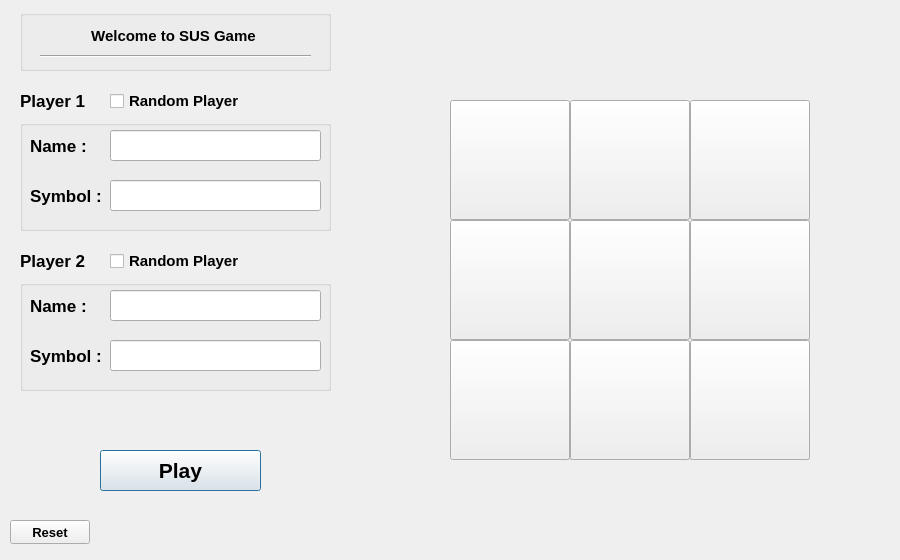
<?xml version="1.0" encoding="UTF-8"?>
<ui version="4.0">
 <class>game2</class>
 <widget class="QDialog" name="game2">
  <property name="geometry">
   <rect>
    <x>0</x>
    <y>0</y>
    <width>900</width>
    <height>560</height>
   </rect>
  </property>
  <property name="windowTitle">
   <string>Dialog</string>
  </property>
  <widget class="QPushButton" name="playButton_1">
   <property name="geometry">
    <rect>
     <x>100</x>
     <y>450</y>
     <width>161</width>
     <height>41</height>
    </rect>
   </property>
   <property name="font">
    <font>
     <pointsize>16</pointsize>
     <bold>true</bold>
    </font>
   </property>
   <property name="text">
    <string>Play</string>
   </property>
  </widget>
  <widget class="QCheckBox" name="checkBox">
   <property name="geometry">
    <rect>
     <x>110</x>
     <y>90</y>
     <width>171</width>
     <height>22</height>
    </rect>
   </property>
   <property name="font">
    <font>
     <pointsize>11</pointsize>
     <bold>true</bold>
    </font>
   </property>
   <property name="text">
    <string>Random Player</string>
   </property>
  </widget>
  <widget class="QCheckBox" name="checkBox_2">
   <property name="geometry">
    <rect>
     <x>110</x>
     <y>250</y>
     <width>171</width>
     <height>22</height>
    </rect>
   </property>
   <property name="font">
    <font>
     <pointsize>11</pointsize>
     <bold>true</bold>
    </font>
   </property>
   <property name="text">
    <string>Random Player</string>
   </property>
  </widget>
  <widget class="QGroupBox" name="player1Card_1">
   <property name="geometry">
    <rect>
     <x>20</x>
     <y>120</y>
     <width>311</width>
     <height>111</height>
    </rect>
   </property>
   <widget class="QLabel" name="nam1_1">
    <property name="geometry">
     <rect>
      <x>10</x>
      <y>10</y>
      <width>81</width>
      <height>31</height>
     </rect>
    </property>
    <property name="font">
     <font>
      <pointsize>13</pointsize>
      <bold>true</bold>
     </font>
    </property>
    <property name="text">
     <string>Name : </string>
    </property>
    <property name="alignment">
     <set>Qt::AlignmentFlag::AlignLeading|Qt::AlignmentFlag::AlignLeft|Qt::AlignmentFlag::AlignVCenter</set>
    </property>
   </widget>
   <widget class="QLabel" name="symb1_1">
    <property name="geometry">
     <rect>
      <x>10</x>
      <y>60</y>
      <width>81</width>
      <height>31</height>
     </rect>
    </property>
    <property name="font">
     <font>
      <pointsize>13</pointsize>
      <bold>true</bold>
     </font>
    </property>
    <property name="text">
     <string>Symbol : </string>
    </property>
    <property name="alignment">
     <set>Qt::AlignmentFlag::AlignLeading|Qt::AlignmentFlag::AlignLeft|Qt::AlignmentFlag::AlignVCenter</set>
    </property>
   </widget>
   <widget class="QLineEdit" name="player1Name_1">
    <property name="geometry">
     <rect>
      <x>90</x>
      <y>10</y>
      <width>211</width>
      <height>31</height>
     </rect>
    </property>
    <property name="font">
     <font>
      <pointsize>11</pointsize>
      <bold>true</bold>
     </font>
    </property>
    <property name="text">
     <string/>
    </property>
    <property name="alignment">
     <set>Qt::AlignmentFlag::AlignCenter</set>
    </property>
   </widget>
   <widget class="QLineEdit" name="player1Symbol_1">
    <property name="geometry">
     <rect>
      <x>90</x>
      <y>60</y>
      <width>211</width>
      <height>31</height>
     </rect>
    </property>
    <property name="font">
     <font>
      <pointsize>11</pointsize>
      <bold>true</bold>
     </font>
    </property>
    <property name="alignment">
     <set>Qt::AlignmentFlag::AlignCenter</set>
    </property>
   </widget>
   <widget class="QLabel" name="validName1_1">
    <property name="geometry">
     <rect>
      <x>90</x>
      <y>40</y>
      <width>201</width>
      <height>16</height>
     </rect>
    </property>
    <property name="font">
     <font>
      <pointsize>12</pointsize>
      <bold>false</bold>
     </font>
    </property>
    <property name="styleSheet">
     <string notr="true">color: rgb(255, 0, 0);</string>
    </property>
    <property name="text">
     <string/>
    </property>
   </widget>
   <widget class="QLabel" name="validSymbol1_1">
    <property name="geometry">
     <rect>
      <x>90</x>
      <y>90</y>
      <width>191</width>
      <height>16</height>
     </rect>
    </property>
    <property name="font">
     <font>
      <pointsize>12</pointsize>
      <bold>false</bold>
     </font>
    </property>
    <property name="styleSheet">
     <string notr="true">color: rgb(255, 0, 0);</string>
    </property>
    <property name="text">
     <string/>
    </property>
   </widget>
  </widget>
  <widget class="QGroupBox" name="wlm">
   <property name="geometry">
    <rect>
     <x>20</x>
     <y>10</y>
     <width>311</width>
     <height>61</height>
    </rect>
   </property>
   <property name="title">
    <string/>
   </property>
   <widget class="Line" name="line_21">
    <property name="geometry">
     <rect>
      <x>20</x>
      <y>36</y>
      <width>271</width>
      <height>20</height>
     </rect>
    </property>
    <property name="orientation">
     <enum>Qt::Orientation::Horizontal</enum>
    </property>
   </widget>
   <widget class="QLabel" name="label_3_1">
    <property name="geometry">
     <rect>
      <x>10</x>
      <y>0</y>
      <width>291</width>
      <height>51</height>
     </rect>
    </property>
    <property name="font">
     <font>
      <pointsize>11</pointsize>
      <bold>true</bold>
     </font>
    </property>
    <property name="autoFillBackground">
     <bool>false</bool>
    </property>
    <property name="styleSheet">
     <string notr="true"/>
    </property>
    <property name="text">
     <string>Welcome to SUS Game </string>
    </property>
    <property name="alignment">
     <set>Qt::AlignmentFlag::AlignCenter</set>
    </property>
   </widget>
  </widget>
  <widget class="QLabel" name="p2">
   <property name="geometry">
    <rect>
     <x>20</x>
     <y>240</y>
     <width>311</width>
     <height>41</height>
    </rect>
   </property>
   <property name="font">
    <font>
     <pointsize>13</pointsize>
     <bold>true</bold>
    </font>
   </property>
   <property name="inputMethodHints">
    <set>Qt::InputMethodHint::ImhNone</set>
   </property>
   <property name="text">
    <string>Player 2</string>
   </property>
   <property name="alignment">
    <set>Qt::AlignmentFlag::AlignLeading|Qt::AlignmentFlag::AlignLeft|Qt::AlignmentFlag::AlignVCenter</set>
   </property>
  </widget>
  <widget class="QLabel" name="p1">
   <property name="geometry">
    <rect>
     <x>20</x>
     <y>80</y>
     <width>311</width>
     <height>41</height>
    </rect>
   </property>
   <property name="font">
    <font>
     <pointsize>13</pointsize>
     <bold>true</bold>
    </font>
   </property>
   <property name="inputMethodHints">
    <set>Qt::InputMethodHint::ImhNone</set>
   </property>
   <property name="text">
    <string>Player 1 </string>
   </property>
   <property name="alignment">
    <set>Qt::AlignmentFlag::AlignLeading|Qt::AlignmentFlag::AlignLeft|Qt::AlignmentFlag::AlignVCenter</set>
   </property>
  </widget>
  <widget class="QLabel" name="gameStarted">
   <property name="geometry">
    <rect>
     <x>20</x>
     <y>90</y>
     <width>311</width>
     <height>51</height>
    </rect>
   </property>
   <property name="sizePolicy">
    <sizepolicy hsizetype="Preferred" vsizetype="Preferred">
     <horstretch>0</horstretch>
     <verstretch>0</verstretch>
    </sizepolicy>
   </property>
   <property name="maximumSize">
    <size>
     <width>16777215</width>
     <height>16777215</height>
    </size>
   </property>
   <property name="sizeIncrement">
    <size>
     <width>0</width>
     <height>0</height>
    </size>
   </property>
   <property name="font">
    <font>
     <pointsize>13</pointsize>
     <bold>true</bold>
    </font>
   </property>
   <property name="autoFillBackground">
    <bool>false</bool>
   </property>
   <property name="text">
    <string/>
   </property>
   <property name="alignment">
    <set>Qt::AlignmentFlag::AlignCenter</set>
   </property>
  </widget>
  <widget class="QPushButton" name="resetButton_1">
   <property name="geometry">
    <rect>
     <x>10</x>
     <y>520</y>
     <width>80</width>
     <height>24</height>
    </rect>
   </property>
   <property name="font">
    <font>
     <pointsize>10</pointsize>
     <bold>true</bold>
    </font>
   </property>
   <property name="inputMethodHints">
    <set>Qt::InputMethodHint::ImhNone</set>
   </property>
   <property name="text">
    <string>Reset</string>
   </property>
   <property name="flat">
    <bool>false</bool>
   </property>
  </widget>
  <widget class="QGroupBox" name="player2Card_1">
   <property name="geometry">
    <rect>
     <x>20</x>
     <y>280</y>
     <width>311</width>
     <height>111</height>
    </rect>
   </property>
   <property name="title">
    <string/>
   </property>
   <widget class="QLabel" name="nam2_1">
    <property name="geometry">
     <rect>
      <x>10</x>
      <y>10</y>
      <width>81</width>
      <height>31</height>
     </rect>
    </property>
    <property name="font">
     <font>
      <pointsize>13</pointsize>
      <bold>true</bold>
     </font>
    </property>
    <property name="text">
     <string>Name : </string>
    </property>
    <property name="alignment">
     <set>Qt::AlignmentFlag::AlignLeading|Qt::AlignmentFlag::AlignLeft|Qt::AlignmentFlag::AlignVCenter</set>
    </property>
   </widget>
   <widget class="QLabel" name="symb2_1">
    <property name="geometry">
     <rect>
      <x>10</x>
      <y>60</y>
      <width>81</width>
      <height>31</height>
     </rect>
    </property>
    <property name="font">
     <font>
      <pointsize>13</pointsize>
      <bold>true</bold>
     </font>
    </property>
    <property name="text">
     <string>Symbol : </string>
    </property>
    <property name="alignment">
     <set>Qt::AlignmentFlag::AlignLeading|Qt::AlignmentFlag::AlignLeft|Qt::AlignmentFlag::AlignVCenter</set>
    </property>
   </widget>
   <widget class="QLineEdit" name="player2Name_1">
    <property name="geometry">
     <rect>
      <x>90</x>
      <y>10</y>
      <width>211</width>
      <height>31</height>
     </rect>
    </property>
    <property name="font">
     <font>
      <pointsize>11</pointsize>
      <bold>true</bold>
     </font>
    </property>
    <property name="text">
     <string/>
    </property>
    <property name="alignment">
     <set>Qt::AlignmentFlag::AlignCenter</set>
    </property>
   </widget>
   <widget class="QLineEdit" name="player2Symbol_1">
    <property name="geometry">
     <rect>
      <x>90</x>
      <y>60</y>
      <width>211</width>
      <height>31</height>
     </rect>
    </property>
    <property name="font">
     <font>
      <pointsize>11</pointsize>
      <bold>true</bold>
     </font>
    </property>
    <property name="alignment">
     <set>Qt::AlignmentFlag::AlignCenter</set>
    </property>
   </widget>
   <widget class="QLabel" name="validName2_1">
    <property name="geometry">
     <rect>
      <x>90</x>
      <y>40</y>
      <width>201</width>
      <height>16</height>
     </rect>
    </property>
    <property name="font">
     <font>
      <pointsize>12</pointsize>
      <bold>false</bold>
     </font>
    </property>
    <property name="styleSheet">
     <string notr="true">color: rgb(255, 0, 0);</string>
    </property>
    <property name="text">
     <string/>
    </property>
   </widget>
   <widget class="QLabel" name="validSymbol2_1">
    <property name="geometry">
     <rect>
      <x>90</x>
      <y>90</y>
      <width>201</width>
      <height>16</height>
     </rect>
    </property>
    <property name="font">
     <font>
      <pointsize>12</pointsize>
      <bold>false</bold>
     </font>
    </property>
    <property name="styleSheet">
     <string notr="true">color: rgb(255, 0, 0);</string>
    </property>
    <property name="text">
     <string/>
    </property>
   </widget>
  </widget>
  <widget class="QGroupBox" name="Board">
   <property name="geometry">
    <rect>
     <x>450</x>
     <y>100</y>
     <width>360</width>
     <height>360</height>
    </rect>
   </property>
   <property name="font">
    <font>
     <pointsize>20</pointsize>
     <bold>true</bold>
    </font>
   </property>
   <widget class="QPushButton" name="pushButton_0">
    <property name="geometry">
     <rect>
      <x>0</x>
      <y>0</y>
      <width>120</width>
      <height>120</height>
     </rect>
    </property>
    <property name="font">
     <font>
      <pointsize>40</pointsize>
      <bold>false</bold>
     </font>
    </property>
    <property name="text">
     <string/>
    </property>
   </widget>
   <widget class="QPushButton" name="pushButton_1">
    <property name="geometry">
     <rect>
      <x>120</x>
      <y>0</y>
      <width>120</width>
      <height>120</height>
     </rect>
    </property>
    <property name="font">
     <font>
      <pointsize>40</pointsize>
      <bold>false</bold>
     </font>
    </property>
    <property name="text">
     <string/>
    </property>
   </widget>
   <widget class="QPushButton" name="pushButton_2">
    <property name="geometry">
     <rect>
      <x>240</x>
      <y>0</y>
      <width>120</width>
      <height>120</height>
     </rect>
    </property>
    <property name="font">
     <font>
      <pointsize>40</pointsize>
      <bold>false</bold>
     </font>
    </property>
    <property name="text">
     <string/>
    </property>
   </widget>
   <widget class="QPushButton" name="pushButton_3">
    <property name="geometry">
     <rect>
      <x>0</x>
      <y>120</y>
      <width>120</width>
      <height>120</height>
     </rect>
    </property>
    <property name="font">
     <font>
      <pointsize>40</pointsize>
      <bold>false</bold>
     </font>
    </property>
    <property name="text">
     <string/>
    </property>
   </widget>
   <widget class="QPushButton" name="pushButton_4">
    <property name="geometry">
     <rect>
      <x>120</x>
      <y>120</y>
      <width>120</width>
      <height>120</height>
     </rect>
    </property>
    <property name="font">
     <font>
      <pointsize>40</pointsize>
      <bold>false</bold>
     </font>
    </property>
    <property name="text">
     <string/>
    </property>
   </widget>
   <widget class="QPushButton" name="pushButton_5">
    <property name="geometry">
     <rect>
      <x>240</x>
      <y>120</y>
      <width>120</width>
      <height>120</height>
     </rect>
    </property>
    <property name="font">
     <font>
      <pointsize>40</pointsize>
      <bold>false</bold>
     </font>
    </property>
    <property name="text">
     <string/>
    </property>
   </widget>
   <widget class="QPushButton" name="pushButton_6">
    <property name="geometry">
     <rect>
      <x>0</x>
      <y>240</y>
      <width>120</width>
      <height>120</height>
     </rect>
    </property>
    <property name="font">
     <font>
      <pointsize>40</pointsize>
      <bold>false</bold>
     </font>
    </property>
    <property name="text">
     <string/>
    </property>
   </widget>
   <widget class="QPushButton" name="pushButton_7">
    <property name="geometry">
     <rect>
      <x>120</x>
      <y>240</y>
      <width>120</width>
      <height>120</height>
     </rect>
    </property>
    <property name="font">
     <font>
      <pointsize>40</pointsize>
      <bold>false</bold>
     </font>
    </property>
    <property name="text">
     <string/>
    </property>
   </widget>
   <widget class="QPushButton" name="pushButton_8">
    <property name="geometry">
     <rect>
      <x>240</x>
      <y>240</y>
      <width>120</width>
      <height>120</height>
     </rect>
    </property>
    <property name="font">
     <font>
      <pointsize>40</pointsize>
      <bold>false</bold>
     </font>
    </property>
    <property name="text">
     <string/>
    </property>
   </widget>
   <widget class="QLabel" name="winB">
    <property name="geometry">
     <rect>
      <x>0</x>
      <y>0</y>
      <width>361</width>
      <height>361</height>
     </rect>
    </property>
    <property name="font">
     <font>
      <pointsize>300</pointsize>
      <bold>false</bold>
     </font>
    </property>
    <property name="text">
     <string/>
    </property>
    <property name="alignment">
     <set>Qt::AlignmentFlag::AlignCenter</set>
    </property>
   </widget>
  </widget>
  <widget class="QLabel" name="p1S">
   <property name="geometry">
    <rect>
     <x>450</x>
     <y>15</y>
     <width>361</width>
     <height>31</height>
    </rect>
   </property>
   <property name="font">
    <font>
     <pointsize>11</pointsize>
     <bold>true</bold>
    </font>
   </property>
   <property name="text">
    <string/>
   </property>
  </widget>
  <widget class="QLabel" name="p2S">
   <property name="geometry">
    <rect>
     <x>450</x>
     <y>40</y>
     <width>361</width>
     <height>31</height>
    </rect>
   </property>
   <property name="font">
    <font>
     <pointsize>11</pointsize>
     <bold>true</bold>
    </font>
   </property>
   <property name="text">
    <string/>
   </property>
  </widget>
  <widget class="QLabel" name="pts">
   <property name="geometry">
    <rect>
     <x>450</x>
     <y>480</y>
     <width>361</width>
     <height>31</height>
    </rect>
   </property>
   <property name="font">
    <font>
     <pointsize>14</pointsize>
     <bold>true</bold>
    </font>
   </property>
   <property name="text">
    <string/>
   </property>
   <property name="alignment">
    <set>Qt::AlignmentFlag::AlignCenter</set>
   </property>
  </widget>
  <zorder>p2</zorder>
  <zorder>p1</zorder>
  <zorder>gameStarted</zorder>
  <zorder>playButton_1</zorder>
  <zorder>checkBox</zorder>
  <zorder>checkBox_2</zorder>
  <zorder>player1Card_1</zorder>
  <zorder>wlm</zorder>
  <zorder>resetButton_1</zorder>
  <zorder>player2Card_1</zorder>
  <zorder>Board</zorder>
  <zorder>p1S</zorder>
  <zorder>p2S</zorder>
  <zorder>pts</zorder>
 </widget>
 <resources/>
 <connections/>
</ui>
